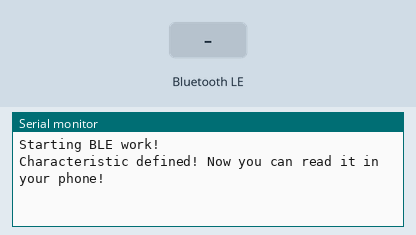
Simulated run of this sketch. Board: ESP32. Shown: the last lines printed to the serial monitor. Inputs (shaded band) come from the test bench. Nothing arrives over Bluetooth unless stated; a phone connects over Bluetooth LE 3 s after start.

Above: at 1.2 s.
1.3 s: Bluetooth LE write "ToServer:" received
At 1.8 s:
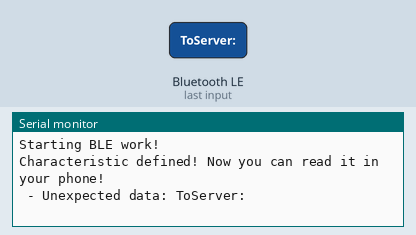
4.3 s: Bluetooth LE write "1" received
At 5.3 s:
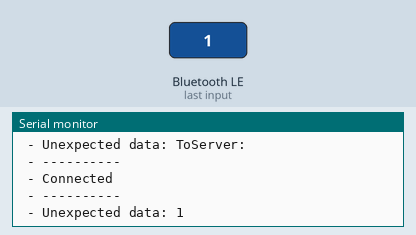

Measured:
- after the input at 1.3 s, the serial monitor: prints a new line at once (image 1)
- after the input at 4.3 s, the serial monitor: prints a new line at once (image 2)

The sketch:

BLE_server.ino
```cpp
/*
    Based on Neil Kolban example for IDF: https://github.com/nkolban/esp32-snippets/blob/master/cpp_utils/tests/BLE%20Tests/SampleServer.cpp
    Ported to Arduino ESP32 by Evandro Copercini
    updates by chegewara
*/

#include <BLEDevice.h>
#include <BLEUtils.h>
#include <BLEServer.h>

// See the following for generating UUIDs:
// https://www.uuidgenerator.net/

#define SERVICE_UUID        "4fafc201-1fb5-459e-8fcc-c5c9c331914b"
#define CHARACTERISTIC_UUID "beb5483e-36e1-4688-b7f5-ea07361b26a8"

BLEServer* pServer;
BLEService* pService;
BLECharacteristic* pCharacteristic;
std::string Msg = "Hello World!";


class MyCharacteristicCallback : public BLECharacteristicCallbacks
{
    void onRead(BLECharacteristic* pCharacteristic)
    {
        //Serial.print(".");
    }

    void onWrite(BLECharacteristic* pCharacteristic)
    {
        const char* value = pCharacteristic->getValue().c_str();
        String str = value;
        if (str.startsWith("ToServer: "))
        {
            Serial.print(" - OnWrite: ");
            Serial.println(str);
            String reply = "ToClient: Server read: " + str.substring(10);
            const char* charReply = reply.c_str();
            pCharacteristic->setValue(charReply);
            Serial.println(charReply);
        }
        else
        {
            Serial.print(" - Unexpected data: ");
            Serial.println(str);
        }
    }

    void onNotify(BLECharacteristic* pCharacteristic)
    {
        Serial.print(" - OnNotify: ");
        Serial.println(pCharacteristic->getValue().c_str());
    }
};

class MyBLEServerCallbacks : public BLEServerCallbacks
{
    void onConnect(BLEServer* pServer)
    {
        Serial.println(" - ----------");
        Serial.println(" - Connected");
        Serial.println(" - ----------");
    }

    void onDisconnect(BLEServer* pServer)
    {
        Serial.println(" - ----------");
        Serial.println(" - Disconnected");
        Serial.println(" - ----------");
    }
};

void setup()
{
    Serial.begin(115200);
    Serial.println("Starting BLE work!");

    BLEDevice::init("Long name works now");
    pServer = BLEDevice::createServer();
    pService = pServer->createService(SERVICE_UUID);
    pServer->setCallbacks(new MyBLEServerCallbacks());
    pCharacteristic = pService->createCharacteristic(
        CHARACTERISTIC_UUID,
        BLECharacteristic::PROPERTY_READ |
        BLECharacteristic::PROPERTY_WRITE
    );
    //pServer->setCallbacks()
    pCharacteristic->setValue(Msg);
    pCharacteristic->setCallbacks(new MyCharacteristicCallback());
    pService->start();
    // BLEAdvertising *pAdvertising = pServer->getAdvertising();  // this still is working for backward compatibility
    BLEAdvertising* pAdvertising = BLEDevice::getAdvertising();
    pAdvertising->addServiceUUID(SERVICE_UUID);
    pAdvertising->setScanResponse(true);
    pAdvertising->setMinPreferred(0x06);  // functions that help with iPhone connections issue
    pAdvertising->setMinPreferred(0x12);
    BLEDevice::startAdvertising();
    Serial.println("Characteristic defined! Now you can read it in your phone!");
}

void loop()
{
    delay(2000);
}
```
